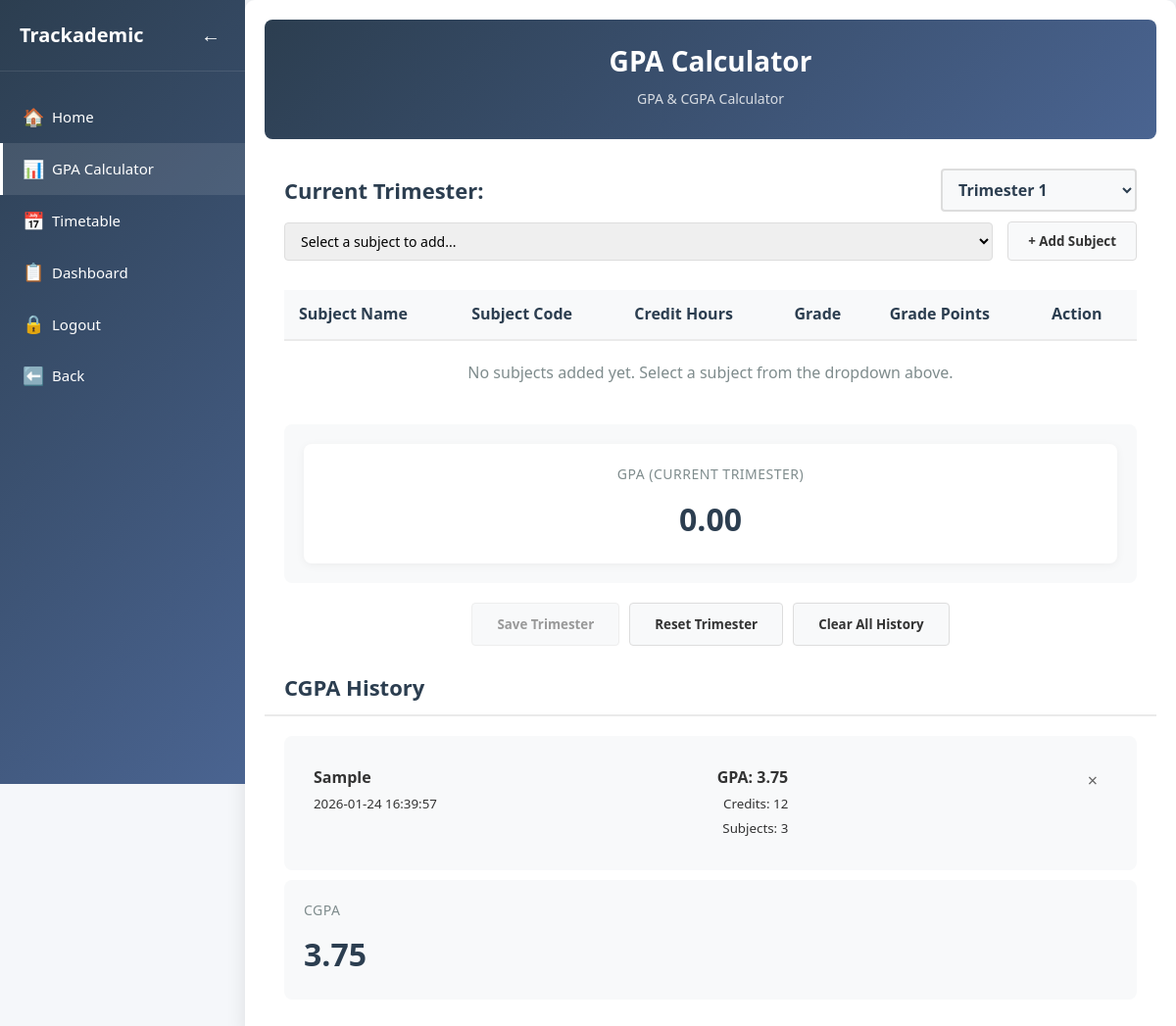
The app's page /trackademic/calculator (signed in) with its own data.
### tables this page shows
CREATE TABLE gpa (
        gpa_id INTEGER PRIMARY KEY AUTOINCREMENT,
        user_id INTEGER NOT NULL,
        trimester TEXT NOT NULL,
        gpa REAL NOT NULL CHECK (gpa >= 0.0 AND gpa <= 4.0),
        total_credits INTEGER DEFAULT 0,
        total_grade_points REAL DEFAULT 0.0,
        created_at TIMESTAMP DEFAULT CURRENT_TIMESTAMP,
        FOREIGN KEY (user_id) REFERENCES trackademic_users(user_id),
        UNIQUE(user_id, trimester)
    );

### app.py (the view, shortened to what this page needs)
@app.route('/trackademic/calculator', methods=['GET', 'POST'])
def calculator():
    if 'user_id' not in session:
        return redirect('/login')
    user_id = session['user_id']
    current_trimester_key = f'calculator_current_trimester_{user_id}'
    current_subjects_key = f'calculator_current_subjects_{user_id}'
    for key in list(session.keys()):
        if key.startswith('calculator_') and not key.endswith(str(user_id)):
            session.pop(key, None)
    if current_trimester_key not in session:
        session[current_trimester_key] = 1
    if current_subjects_key not in session:
        session[current_subjects_key] = []
    current_trimester = session.get(current_trimester_key, 1)
    current_subjects = session.get(current_subjects_key, [])
    cgpa_history = []
    try:
        social_user_id = session['user_id']
        conn = get_db_connection()
        social_db = get_social_db_connection()
        social_user = social_db.execute(
            'SELECT email FROM users WHERE id = ?',
            (social_user_id,)
        ).fetchone()
        social_db.close()
        if social_user:
            track_user = conn.execute(
                'SELECT user_id FROM trackademic_users WHERE email = ?',
                (social_user['email'],)
            ).fetchone()
            if track_user:
                trackademic_user_id = track_user['user_id']
                gpa_records = conn.execute('''
                    SELECT gpa_id as id,
                           trimester,
                           gpa,
                           total_credits,
                           total_grade_points,
                           created_at as date
                    FROM gpa
                    WHERE user_id = ?
                    ORDER BY trimester
                ''', (trackademic_user_id,)).fetchall()
                for record in gpa_records:
                    trimester_name = record['trimester']
                    trimester_number = 1
                    if ' ' in trimester_name:
                        try:
                            trimester_number = int(trimester_name.split()[1])
                        except:
                            pass
                    cgpa_history.append({
                        'semester': trimester_name,
                        'trimester_number': trimester_number,
                        'date': record['date'] or datetime.datetime.now().strftime('%Y-%m-%d'),
                        'gpa': float(record['gpa']),
                        'total_credits': record['total_credits'] or 0,
                        'total_grade_points': record['total_grade_points'] or 0,
                        'subjects': []  # Subjects not stored in database, but we don't need them for display
                    })
        conn.close()
    except Exception as e:
        print(f"Error loading CGPA history from database: {e}")
    GRADE_SCALE = {
        'A+': 4.00,
        'A': 4.00,
        'A-': 3.67,
        'B+': 3.33,
        'B': 3.00,
        'B-': 2.67,
        'C+': 2.33,
        'C': 2.00,
        'C-': 1.67,
        'D+': 1.33,
        'D': 1.00,
        'F': 0.00
    }
    conn = get_db_connection()
    all_subjects = conn.execute('''
        SELECT subject_id as id,
               subject_name as name,
               subject_code as code,
               credit_hours as credits
        FROM subjects
        ORDER BY subject_code
    ''').fetchall()
    conn.close()
    current_gpa_data = calculate_gpa_server(current_subjects)
    overall_cgpa = calculate_cgpa_server(cgpa_history)
    return render_template('Calculator.html',
                         all_subjects=all_subjects,
                         current_trimester=current_trimester,
                         current_subjects=current_subjects,
                         grade_scale=GRADE_SCALE,
                         current_gpa_data=current_gpa_data,
                         cgpa_history=cgpa_history,
                         overall_cgpa=overall_cgpa,
                         app_mode='trackademic')

### app.py (called while the page is built, shortened)
def get_db_connection(database='trackademic.db'):
    try:
        conn = sqlite3.connect(database, timeout=10)
        conn.row_factory = sqlite3.Row
        conn.execute("PRAGMA foreign_keys = ON")
        return conn
    except sqlite3.Error as e:
        print(f"Database connection error: {e}")
        return None

def get_social_db_connection():
    return get_db_connection('social.db')

def calculate_gpa_server(subjects):
    GRADE_SCALE = {
        'A+': 4.00,
        'A': 4.00,
        'A-': 3.67,
        'B+': 3.33,
        'B': 3.00,
        'B-': 2.67,
        'C+': 2.33,
        'C': 2.00,
        'C-': 1.67,
        'D+': 1.33,
        'D': 1.00,
        'F': 0.00
    }
    total_credits = 0
    total_grade_points = 0
    subjects_with_grades = 0
    subjects_without_grades = 0
    gpa = total_grade_points / total_credits if total_credits > 0 else 0
    return {
        'total_credits': total_credits,
        'total_grade_points': total_grade_points,
        'gpa': gpa,
        'subjects_with_grades': subjects_with_grades,
        'subjects_without_grades': subjects_without_grades,
        'total_subjects': len(subjects)
    }

def calculate_cgpa_server(history):
    if not history:
        return 0.0
    total_cumulative_credits = 0
    total_cumulative_grade_points = 0
    for semester in history:
        total_cumulative_credits += semester.get('total_credits', 0)
        total_cumulative_grade_points += semester.get('total_grade_points', 0)
    cgpa = total_cumulative_grade_points / total_cumulative_credits if total_cumulative_credits > 0 else 0
    return cgpa

### templates/Calculator.html (shortened to what this page needs)
<!DOCTYPE html>
<html lang="en">
<head>
    <link rel="stylesheet" href="{{ url_for('static', filename='calculator.css') }}">
</head>
<body>
    <nav class="sidebar">
        <div class="sidebar-header">
            <h2>Trackademic</h2>
            <label for="sidebar-toggle" class="toggle-btn">
                <span class="toggle-icon">←</span>
            </label>
        </div>
        <div class="nav-links">
            <a href="/trackademic" class="nav-link">
                <span class="nav-icon">🏠</span>
                <span class="nav-text">Home</span>
            </a>
            <a href="/trackademic/calculator" class="nav-link active">
                <span class="nav-icon">📊</span>
                <span class="nav-text">GPA Calculator</span>
            </a>
            <a href="/trackademic/timetable" class="nav-link">
                <span class="nav-icon">📅</span>
                <span class="nav-text">Timetable</span>
            </a>
            <a href="/social/dashboard" class="nav-link">
                <span class="nav-icon">📋</span>
                <span class="nav-text">Dashboard</span>
            </a>
            <a href="/logout" class="nav-link">
                <span class="nav-icon">🔒</span>
                <span class="nav-text">Logout</span>
            </a>
            <a href="/trackademic" class="nav-link">
                <span class="nav-icon">⬅️</span>
                <span class="nav-text">Back</span>
            </a>
        </div>
    </nav>
    <div class="main-content">
        <div class="container">
            <header>
                <h1>GPA Calculator</h1>
                <p class="subtitle">GPA & CGPA Calculator</p>
            </header>
            <div class="trimester-selector">
                <div class="trimester-label">Current Trimester:</div>
                <form method="POST" action="/trackademic/calculator" style="display: inline;">
                    <select name="current_trimester" class="trimester-dropdown" onchange="this.form.submit()">
                        {% for i in range(1, 7) %}
                        <option value="{{ i }}" {% if current_trimester == i %}selected{% endif %}>Trimester {{ i }}</option>
                        {% endfor %}
                    </select>
                </form>
            </div>
            <form method="POST" action="/trackademic/calculator" class="add-subject-container">
                <select name="subject_to_add" class="subject-select">
                    <option value="">Select a subject to add...</option>
                </select>
                <button type="submit" class="add-btn" {% if not all_subjects %}disabled{% endif %}>+ Add Subject</button>
            </form>
            <table>
                <thead>
                    <tr>
                        <th>Subject Name</th>
                        <th>Subject Code</th>
                        <th>Credit Hours</th>
                        <th>Grade</th>
                        <th>Grade Points</th>
                        <th>Action</th>
                    </tr>
                </thead>
                <tbody id="subjects-tbody">
                    {% if current_subjects %}
                        {% for subject in current_subjects %}
                        <tr>
                            <td class="subject-name">{{ subject.name }}</td>
                            <td class="subject-code">{{ subject.code }}</td>
                            <td class="credit-hours">{{ subject.credits }}</td>
                            <td class="grade-select">
                                <form method="POST" action="/trackademic/calculator" style="display: inline;">
                                    <input type="hidden" name="action" value="update_grade_{{ subject.id }}">
                                    <select name="grade_{{ subject.id }}" onchange="this.form.submit()">
                                        <option value="">Select Grade</option>
                                        {% for grade, points in grade_scale.items() %}
                                        <option value="{{ grade }}" {% if subject.grade == grade %}selected{% endif %}>{{ grade }}</option>
                                        {% endfor %}
                                    </select>
                                </form>
                            </td>
                            <td class="grade-points" id="grade-points-{{ subject.id }}">
                                {% if subject.grade and subject.grade in grade_scale %}
                                {{ "%.2f"|format(grade_scale[subject.grade]) }}
                                {% else %}
                                0.00
                                {% endif %}
                            </td>
                            <td>
                                <form method="POST" action="/trackademic/calculator" style="display: inline;">
                                    <input type="hidden" name="action" value="remove_subject_{{ subject.id }}">
                                    <button type="submit" class="action-btn" title="Delete subject" onclick="return confirm('Remove this subject?')">
                                        ×
                                    </button>
                                </form>
                            </td>
                        </tr>
                        {% endfor %}
                    {% else %}
                        <tr>
                            <td colspan="6" style="text-align: center; padding: 20px; color: #7f8c8d;">
                                No subjects added yet. Select a subject from the dropdown above.
                            </td>
                        </tr>
                    {% endif %}
                </tbody>
            </table>
            <div class="results-container">
                <div class="result-box" id="gpa-box">
                    <div class="result-label">GPA (Current Trimester)</div>
                    <div class="result-value" id="gpa-result">{{ "%.2f"|format(current_gpa_data.gpa) }}</div>
                </div>
            </div>
            <div class="action-buttons">
                <form method="POST" action="/trackademic/calculator" style="display: inline;">
                    <button type="submit" class="save-btn" {% if not current_subjects or current_gpa_data.subjects_without_grades > 0 %}disabled{% endif %}>
                        Save Trimester
                    </button>
                </form>
                <form method="POST" action="/trackademic/calculator" style="display: inline;">
                    <button type="submit" class="reset-btn" onclick="return confirm('Reset current trimester? All subjects will be removed.')">
                        Reset Trimester
                    </button>
                </form>
                <form method="POST" action="/trackademic/calculator" style="display: inline;">
                    <button type="submit" class="reset-btn" onclick="return confirm('Clear ALL CGPA history? This cannot be undone.')">
                        Clear All History
                    </button>
                </form>
            </div>
            <h2>CGPA History</h2>
            <div class="cgpa-history" id="cgpa-history">
                {% if cgpa_history %}
                    {% for semester in cgpa_history %}
                    <div class="history-item">
                        <div>
                            <strong>{{ semester.semester }}</strong><br>
                            <small>{{ semester.date }}</small>
                        </div>
                        <div style="text-align: right;">
                            <div style="font-weight: bold;">GPA: {{ "%.2f"|format(semester.gpa) }}</div>
                            <small>Credits: {{ semester.total_credits }}</small><br>
                            <small>Subjects: {{ (semester.total_credits / 3.5)|round|int if semester.total_credits else 0 }}</small>
                        </div>
                        <div style="margin-left: 10px;">
                            <form method="POST" action="/trackademic/calculator" style="display: inline;">
                                <button type="submit" class="action-btn" title="Remove from history" onclick="return confirm('Remove this trimester from history?')">
                                    ×
                                </button>
                            </form>
                        </div>
                    </div>
                    {% endfor %}
                {% else %}
                    <div class="history-item" style="color: #7f8c8d; font-style: italic;">
                        No CGPA history yet. Save your first trimester to start tracking.
                    </div>
                {% endif %}
            </div>
            <div class="cgpa-summary">
                <div class="result-label">CGPA</div>
                <div class="result-value" id="cgpa-result">{{ "%.2f"|format(overall_cgpa) }}</div>
            </div>
        </div>
    </div>
</body>
</html>

### records on screen
gpa: semester "Sample", date "2026-01-24 16:39:57", gpa "3.75", total_credits "12", total_credits "3"

### other values on screen
{{ "%.2f"|format(current_gpa_data.gpa) }} "0.00"
{{ "%.2f"|format(overall_cgpa) }} "3.75"
